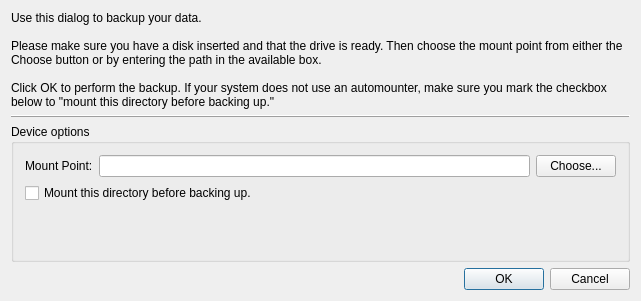
<?xml version="1.0" encoding="UTF-8"?>
<ui version="4.0">
 <class>kbackupdlgdecl</class>
 <widget class="QDialog" name="kbackupdlgdecl">
  <property name="geometry">
   <rect>
    <x>0</x>
    <y>0</y>
    <width>641</width>
    <height>301</height>
   </rect>
  </property>
  <property name="windowTitle">
   <string>Backup</string>
  </property>
  <layout class="QVBoxLayout">
   <property name="spacing">
    <number>6</number>
   </property>
   <property name="leftMargin">
    <number>11</number>
   </property>
   <property name="topMargin">
    <number>11</number>
   </property>
   <property name="rightMargin">
    <number>11</number>
   </property>
   <property name="bottomMargin">
    <number>11</number>
   </property>
   <item>
    <layout class="QHBoxLayout">
     <property name="spacing">
      <number>6</number>
     </property>
     <property name="leftMargin">
      <number>0</number>
     </property>
     <property name="topMargin">
      <number>0</number>
     </property>
     <property name="rightMargin">
      <number>0</number>
     </property>
     <property name="bottomMargin">
      <number>0</number>
     </property>
     <item>
      <widget class="QLabel" name="TextLabel1">
       <property name="text">
        <string>Use this dialog to backup your data. 

Please make sure you have a disk inserted and that the drive is ready. Then choose the mount point from either the Choose button or by entering the path in the available box.

Click OK to perform the backup. If your system does not use an automounter, make sure you mark the checkbox below to &quot;mount this directory before backing up.&quot;</string>
       </property>
       <property name="alignment">
        <set>Qt::AlignTop</set>
       </property>
       <property name="wordWrap">
        <bool>true</bool>
       </property>
      </widget>
     </item>
    </layout>
   </item>
   <item>
    <widget class="Line" name="Line1">
     <property name="frameShape">
      <enum>QFrame::HLine</enum>
     </property>
     <property name="frameShadow">
      <enum>QFrame::Raised</enum>
     </property>
    </widget>
   </item>
   <item>
    <widget class="QGroupBox" name="GroupBox1">
     <property name="title">
      <string>Device options</string>
     </property>
     <layout class="QVBoxLayout">
      <property name="spacing">
       <number>6</number>
      </property>
      <property name="leftMargin">
       <number>11</number>
      </property>
      <property name="topMargin">
       <number>11</number>
      </property>
      <property name="rightMargin">
       <number>11</number>
      </property>
      <property name="bottomMargin">
       <number>11</number>
      </property>
      <item>
       <layout class="QHBoxLayout">
        <property name="spacing">
         <number>6</number>
        </property>
        <property name="leftMargin">
         <number>0</number>
        </property>
        <property name="topMargin">
         <number>0</number>
        </property>
        <property name="rightMargin">
         <number>0</number>
        </property>
        <property name="bottomMargin">
         <number>0</number>
        </property>
        <item>
         <widget class="QLabel" name="lblMountPoint">
          <property name="text">
           <string comment="This is the mount point">Mount Point:</string>
          </property>
          <property name="wordWrap">
           <bool>false</bool>
          </property>
         </widget>
        </item>
        <item>
         <widget class="KLineEdit" name="txtMountPoint"/>
        </item>
        <item>
         <widget class="QPushButton" name="chooseButton">
          <property name="text">
           <string>Choose...</string>
          </property>
         </widget>
        </item>
       </layout>
      </item>
      <item>
       <widget class="QCheckBox" name="mountCheckBox">
        <property name="text">
         <string>Mount this directory before backing up.</string>
        </property>
       </widget>
      </item>
      <item>
       <spacer name="Spacer17">
        <property name="orientation">
         <enum>Qt::Vertical</enum>
        </property>
        <property name="sizeType">
         <enum>QSizePolicy::Expanding</enum>
        </property>
        <property name="sizeHint" stdset="0">
         <size>
          <width>0</width>
          <height>24</height>
         </size>
        </property>
       </spacer>
      </item>
     </layout>
    </widget>
   </item>
   <item>
    <layout class="QHBoxLayout">
     <property name="spacing">
      <number>6</number>
     </property>
     <property name="leftMargin">
      <number>0</number>
     </property>
     <property name="topMargin">
      <number>0</number>
     </property>
     <property name="rightMargin">
      <number>0</number>
     </property>
     <property name="bottomMargin">
      <number>0</number>
     </property>
     <item>
      <spacer name="Spacer1">
       <property name="orientation">
        <enum>Qt::Horizontal</enum>
       </property>
       <property name="sizeType">
        <enum>QSizePolicy::Expanding</enum>
       </property>
       <property name="sizeHint" stdset="0">
        <size>
         <width>455</width>
         <height>0</height>
        </size>
       </property>
      </spacer>
     </item>
     <item>
      <widget class="QPushButton" name="btnOK">
       <property name="text">
        <string>OK</string>
       </property>
       <property name="autoDefault">
        <bool>true</bool>
       </property>
       <property name="default">
        <bool>true</bool>
       </property>
      </widget>
     </item>
     <item>
      <widget class="QPushButton" name="btnCancel">
       <property name="text">
        <string>Cancel</string>
       </property>
       <property name="autoDefault">
        <bool>true</bool>
       </property>
      </widget>
     </item>
    </layout>
   </item>
  </layout>
 </widget>
 <layoutdefault spacing="6" margin="11"/>
 <customwidgets>
  <customwidget>
   <class>KLineEdit</class>
   <extends>QLineEdit</extends>
   <header>klineedit.h</header>
  </customwidget>
 </customwidgets>
 <resources/>
 <connections/>
</ui>
